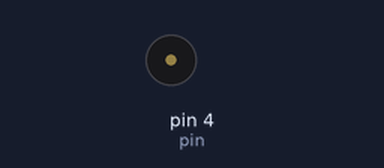
The sketch below on a simulated Arduino Uno, built with avr-gcc and run on an emulated ATmega328P. Shown: buzzer (waves = sounding). Random numbers use the default seed unless the sketch sets one.

Above: at 0.12 s.
At 2.77 s:
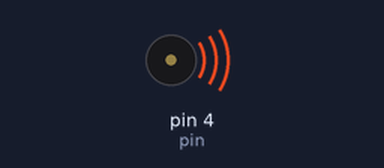
Timing chart, 0 to 3.1 s (numbered marks = the images above):
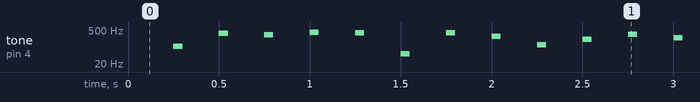

The sketch:

BuzzerAnalog.pde
```cpp
/**
 * Démonstration de l'utilisation d'un buzzer piezo avec une Arduino
 *
 * (c) Julien Holtzer pour Pobot
 *
 */

// déclaration de la patte (digital) sur laquelle le buzzer est connecté (via une résistance d'1k)
int pin = 4;

// la fréquence variable de la note qui sera jouée par le buzzer
int freq = 0;

/**
 * Initialisation
 */
void setup()
{
  // rien de particulier
}

void loop()
{
  // on utilise une bibliothèque fournie avec la carte Arduino
  // qui a l'avantage d'être non bloquante (on peut continuer et gérer autre chose)

  // 3 paramètres : la patte de sortie, la fréquence et la durée du son à jouer
  tone(pin, freq, 50);

  // on doit ajouter un délai car l'appel précédent n'est pas bloquant
  // donc sinon on changerait de fréquence avant d'avoir entendu le son demandé
  // (on choisit un temps supérieur à la durée du son pour calmer nos oreilles)
  delay(250);

  // et on change la fréquence, par exemple en demandant une génération aléatoire
  freq = random(20,400);

}
```

Measured:
- by itself, tone on pin 4 (pin): plays 107 Hz for 0.05 s, 369 Hz for 0.05 s, 313 Hz for 0.05 s, 398 Hz for 0.05 s, 390 Hz for 0.05 s, 52 Hz for 0.05 s … (519 notes in this stretch)
